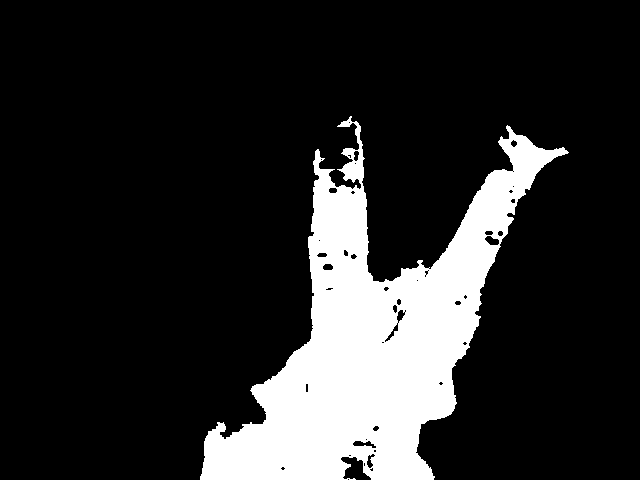
#> input picture app/guriko/img_choki000.png, 640 x 480 px, given in place of the camera
$ python 008_main_test.py
#> lines starting #> are read from the running program, lines starting #| are printed output that depends on the picture; after the words box and inside, x2 and y2 are one past the last pixel; in counts of white or black regions, pixels touching at a corner belong together
import numpy as np
import cv2
import socket
import math
import traceback
from time import sleep

# camera center
SCREEN_CENTER_X = 400
SCREEN_WIDE_X = 800
MAX_W = SCREEN_WIDE_X - SCREEN_CENTER_X
MAX_ANGLE = 60
MAX_ANGLE_RAD = 60. * math.pi / 180.
CAMERA_DIS = 20

# search_function param
cnt = 0


# given parameters
# @LENGTH : distance between the machine and objects
# @BOXES  : boxes which represent detected positions
LENGTH = [100, 600, 3000, 200]
BOXES = [[365, 75, 453, 453]]

# define parameters for the control
# @THR_FROTN_LEN : a threshold in the point of front length
# @THR_BOXSIZE : a threshold within a bix box or not
THR_FRONT_LEN = 20
THR_SIDE_LEN = 20
THR_BOXSIZE = 20000

# length[0] : front rigth
# length[1] : front left
# length[2] : side right
# length[3] : side left

def draw_detections(img, rects, thickness=1):
    img = np.array(img)
    for x, y, w, h in rects:
        pad_w, pad_h = int(0.15 * w), int(0.05 * h)
        cv2.rectangle(img, (x + pad_w, y + pad_h),
                      (x + w - pad_w, y + h - pad_h), (0, 255, 0), thickness)


# [63 lines left out: functions server_and_call_main, send_msg, cascade, not called in this run]

def now_cascade(img):
    gray = cv2.cvtColor(img, cv2.COLOR_BGR2GRAY)

    # load the cascade file

    face_cascade = cv2.CascadeClassifier(
        '../data/haarcascades/haarcascade_frontalface_default.xml')
    # face_cascade = cv2.CascadeClassifier('../data/haarcascades/haarcascade_upperbody.xml')
    # face_cascade = cv2.CascadeClassifier('../data/haarcascades/haarcascade_lowerbody.xml')

    boxes = face_cascade.detectMultiScale(gray)
    draw_detections(img, boxes)
    # print(faces)
    cv2.imshow('img', img)
    return boxes


# [4 lines of commented-out code are left out]

# [65 lines left out: functions cal_theta_h, is_escape_flg, chase_function, not called in this run]


def avoid_function(roll_sp=100):
    text = "r {}\n".format(roll_sp)
    send_msg(text)
    # print("just rolling")


# [106 lines left out: functions search_function, main, main_no_length, not called in this run]

def detect_boxes(mirror=True, size=None):
#> called with mirror = True
    cap_0 = cv2.VideoCapture(0)
    cap_1 = cv2.VideoCapture(1)
    while(cap_0.isOpened()):
        ret_0, frame_0 = cap_0.read()
#> frame_0 is the input picture: shape (480, 640, 3); 16.2% white; 1 white region, box (x1, y1, x2, y2) and area: (200, 116, 569, 480) 49916
        ret_1, frame_1 = cap_1.read()
        if mirror is True:
            frame_0 = frame_0[:, ::-1]
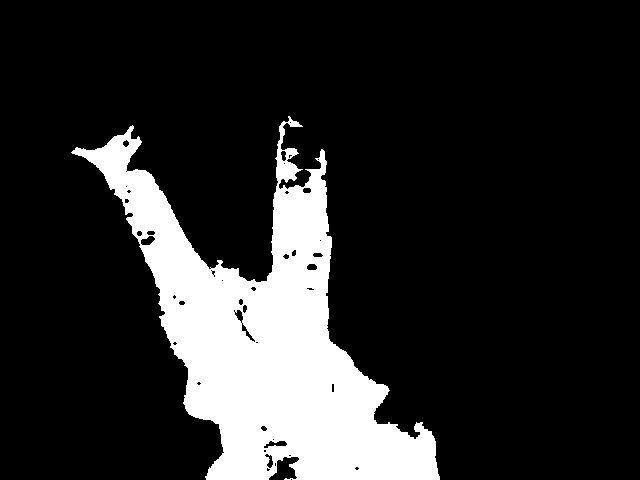
#> frame_0: shape (480, 640, 3); 16.2% white; 1 white region, box (x1, y1, x2, y2) and area: (71, 116, 440, 480) 49916
            frame_1 = frame_1[:, ::-1]

        if size is not None and len(size) == 2:
            frame_0 = cv2.resize(frame_0, size)
            frame_1 = cv2.resize(frame_1, size)

        box_0 = []
        box_1 = []
        boxes_0 = now_cascade(frame_0)
#> in now_cascade, `boxes = face_cascade.detectMultiScale(gray)`: boxes = ()
#> boxes_0 = ()
        # boxes_1 = cascade(frame_1)
    cap.release()
    cv2.destroyAllWindows()


if __name__ == '__main__':
    # main without length version
    # main_no_length()
    # server_and_call_main()

    # test by cv2 imshow
    detect_boxes()


"""
# using transitions
# from transitions import Machine
class StateMachine(object):
    states = ['search', 'chase', 'escape']

    def __init__(self, name):
        self.name = name
        self.machine = Machine(
            model=self, states=StateMachine.states, initial='search', auto_transitions=False)
        self.machine.add_transition(
            trigger='near',     source='search',    dest='escape')
        self.machine.add_transition(
            trigger='near', source='chase', dest='escape')
        self.machine.add_transition(
            trigger='find', source='search', dest='chase')
        self.machine.add_transition(
            trigger='safe', source='escape', dest='search')


intel_robot = StateMachine('test')
"""

$ run again, on app/guriko/img_gu000.png
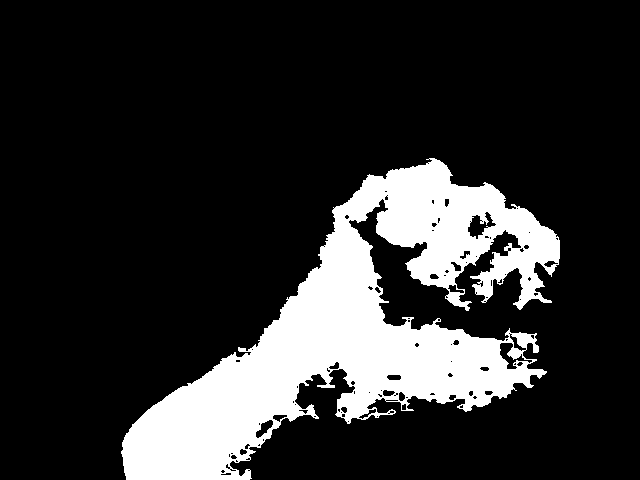
#> input picture app/guriko/img_gu000.png, 640 x 480 px, given in place of the camera
#> in detect_boxes, frame_0 is the input picture: shape (480, 640, 3); 17.8% white; 1 white region, box (x1, y1, x2, y2) and area: (121, 158, 560, 480) 54637
#> in detect_boxes, `frame_0 = frame_0[:, ::-1]`:
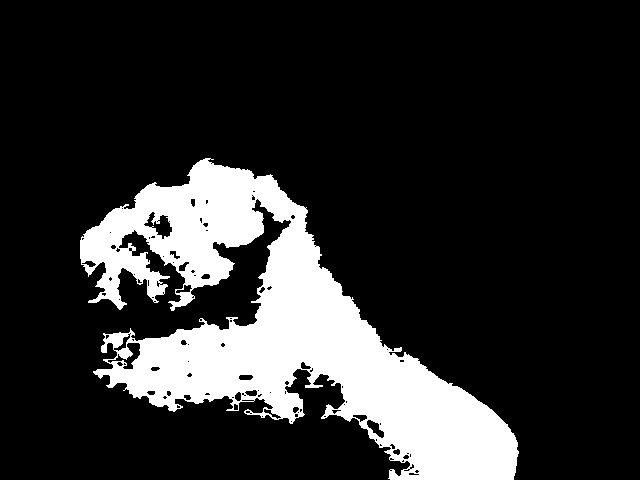
#> frame_0: shape (480, 640, 3); 17.8% white; 1 white region, box (x1, y1, x2, y2) and area: (80, 158, 519, 480) 54637
#> boxes = ()

$ run again, on app/guriko/img_pa000.png
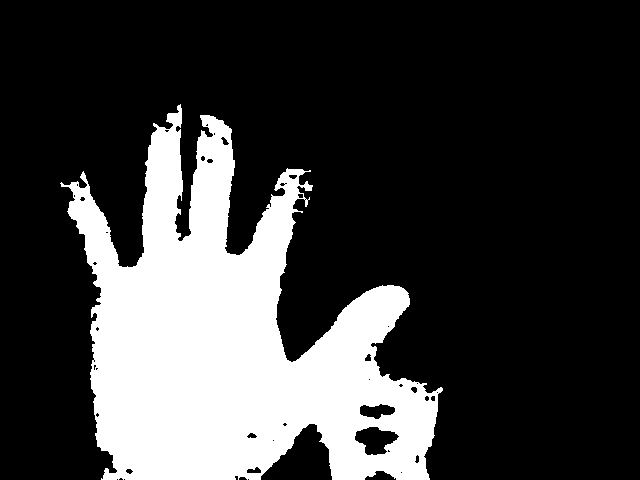
#> input picture app/guriko/img_pa000.png, 640 x 480 px, given in place of the camera
#> in detect_boxes, frame_0 is the input picture: shape (480, 640, 3); 23.8% white; 1 white region, box (x1, y1, x2, y2) and area: (60, 104, 443, 480) 73223
#> in detect_boxes, `frame_0 = frame_0[:, ::-1]`:
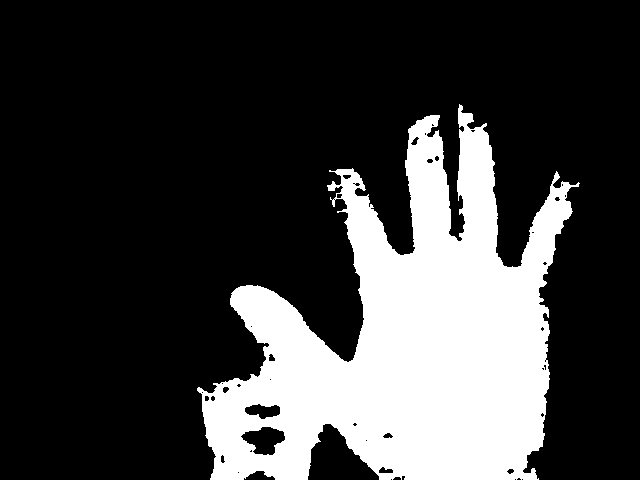
#> frame_0: shape (480, 640, 3); 23.8% white; 1 white region, box (x1, y1, x2, y2) and area: (197, 104, 580, 480) 73223
#> boxes = [[180, 294, 185, 185]]
#> the loop in draw_detections, `for x, y, w, h in rects:` made 1 pass
#> (x, y, w, h, pad_w, pad_h) on pass 1: (180, 294, 185, 185, 27, 9)
#> after the loop in draw_detections, `for x, y, w, h in rects:`:
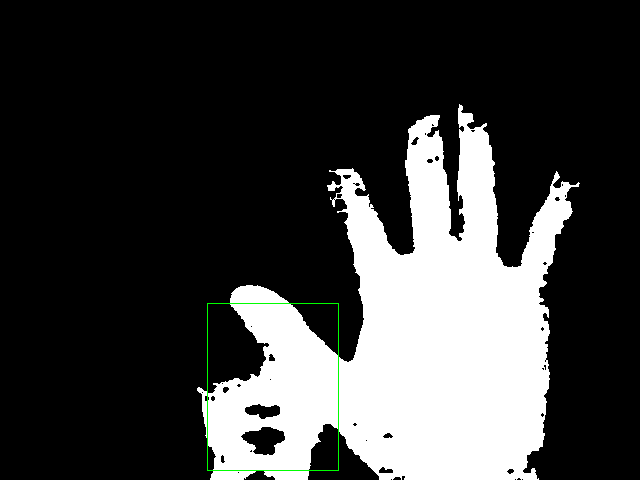
#> img: shape (480, 640, 3); 0.19% of pixels changed, all inside (x1, y1, x2, y2) = (207, 303, 339, 471); drawn as B, G, R
